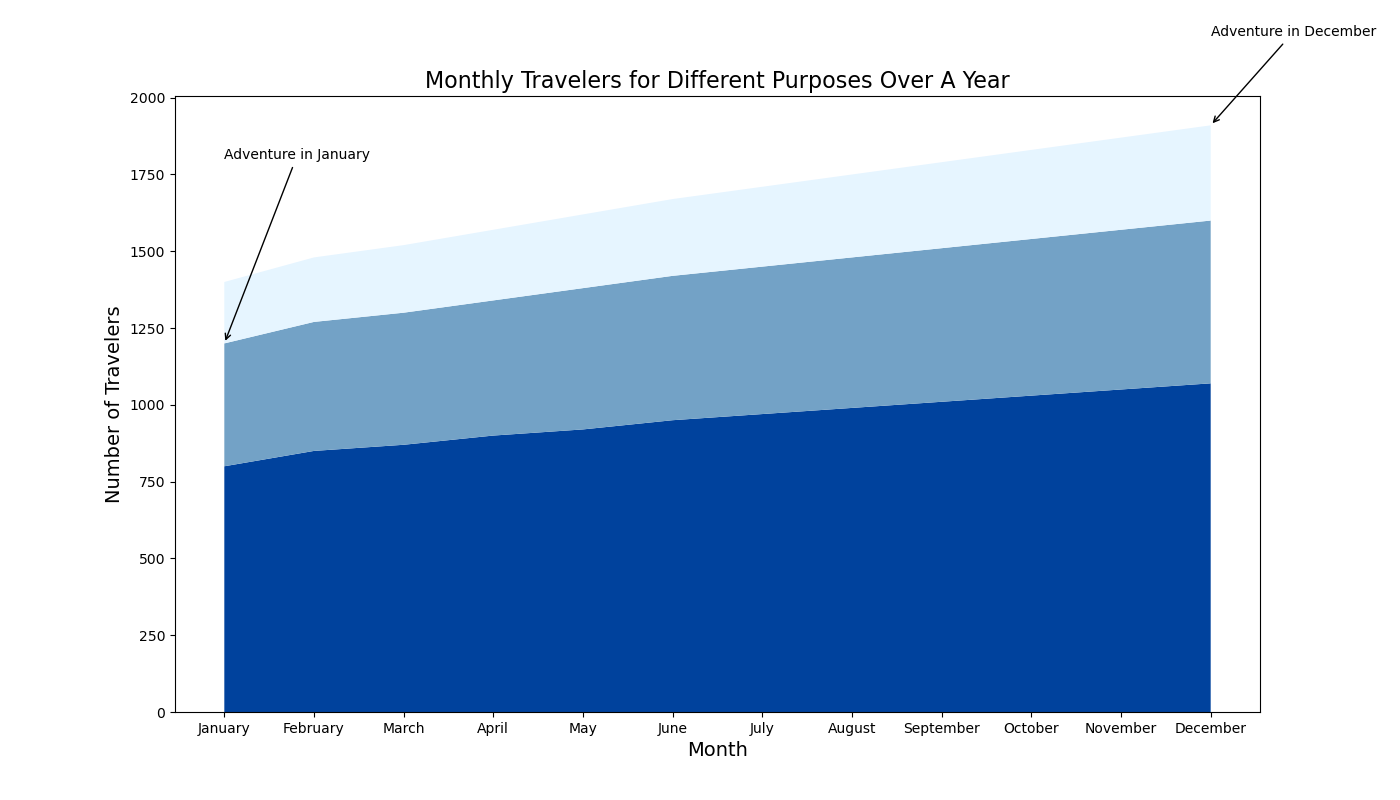

Python code for this plot:

import matplotlib.pyplot as plt
import pandas as pd

# Define the data
data = {
    'Month': ['January', 'February', 'March', 'April', 'May', 'June', 
              'July', 'August', 'September', 'October', 'November', 'December'],
    'Business': [800, 850, 870, 900, 920, 950, 970, 990, 1010, 1030, 1050, 1070],
    'Leisure': [400, 420, 430, 440, 460, 470, 480, 490, 500, 510, 520, 530],
    'Adventure': [200, 210, 220, 230, 240, 250, 260, 270, 280, 290, 300, 310],
}

# Create a dataframe
df = pd.DataFrame(data)

# Define x-axis based on 'Month'
x = df['Month']

# Plot using specific color codes
plt.figure(figsize=(14, 8))
plt.stackplot(x, df['Business'], df['Leisure'], df['Adventure'], 
              colors=['#00429d', '#73a2c6', '#e6f5ff'])

# Adding title and labels
plt.title('Monthly Travelers for Different Purposes Over A Year', fontsize=16)
plt.xlabel('Month', fontsize=14)
plt.ylabel('Number of Travelers', fontsize=14)

# Add annotations for 'Adventure' for the month of January and December
plt.annotate('Adventure in January', xy=(0, df['Business'][0] + df['Leisure'][0]), 
             xytext=(0, 1800), arrowprops=dict(facecolor='black', arrowstyle='->'))
             
plt.annotate('Adventure in December', xy=(11, df['Business'][11] + df['Leisure'][11] + df['Adventure'][11]), 
             xytext=(11, 2200), arrowprops=dict(facecolor='black', arrowstyle='->'))

# Display the figure
plt.show()
